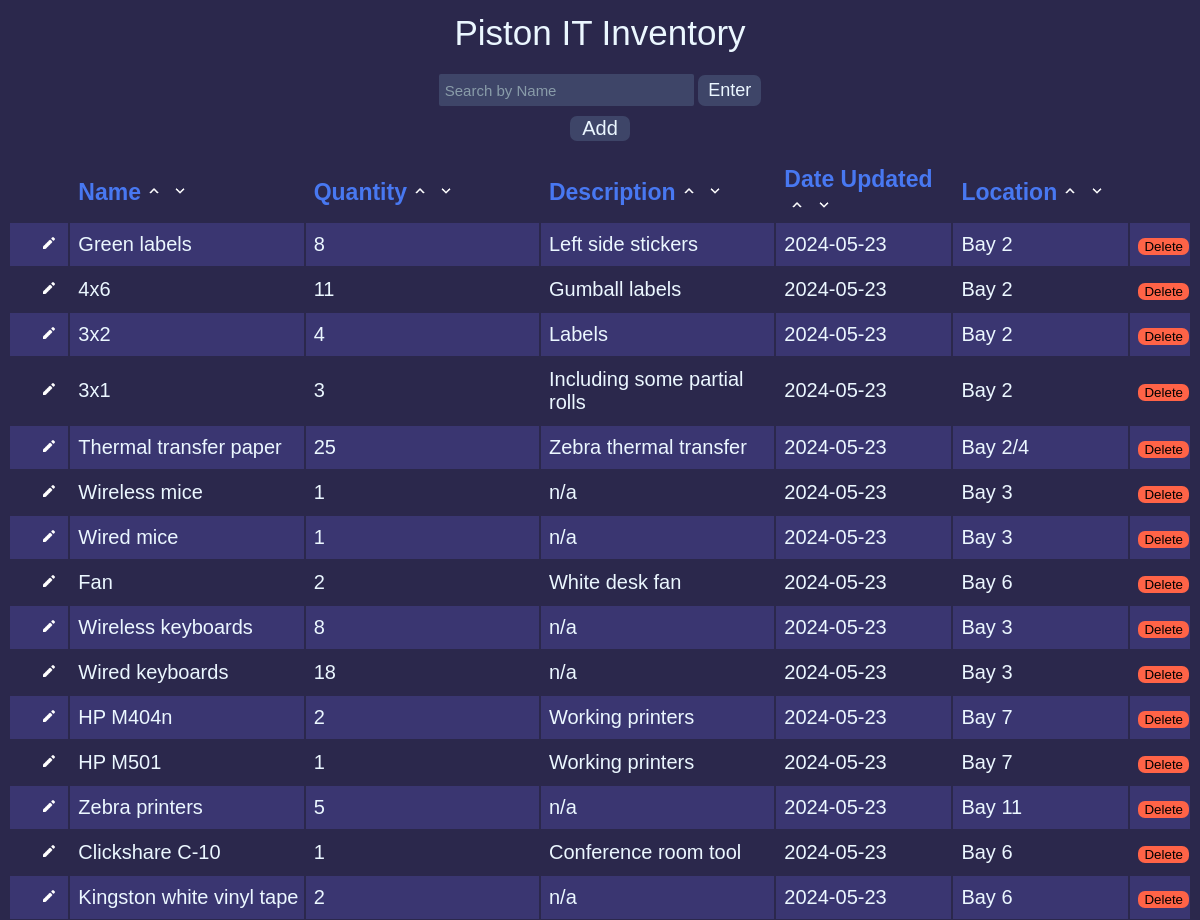
Page /home (upper part) on the earlier database version.
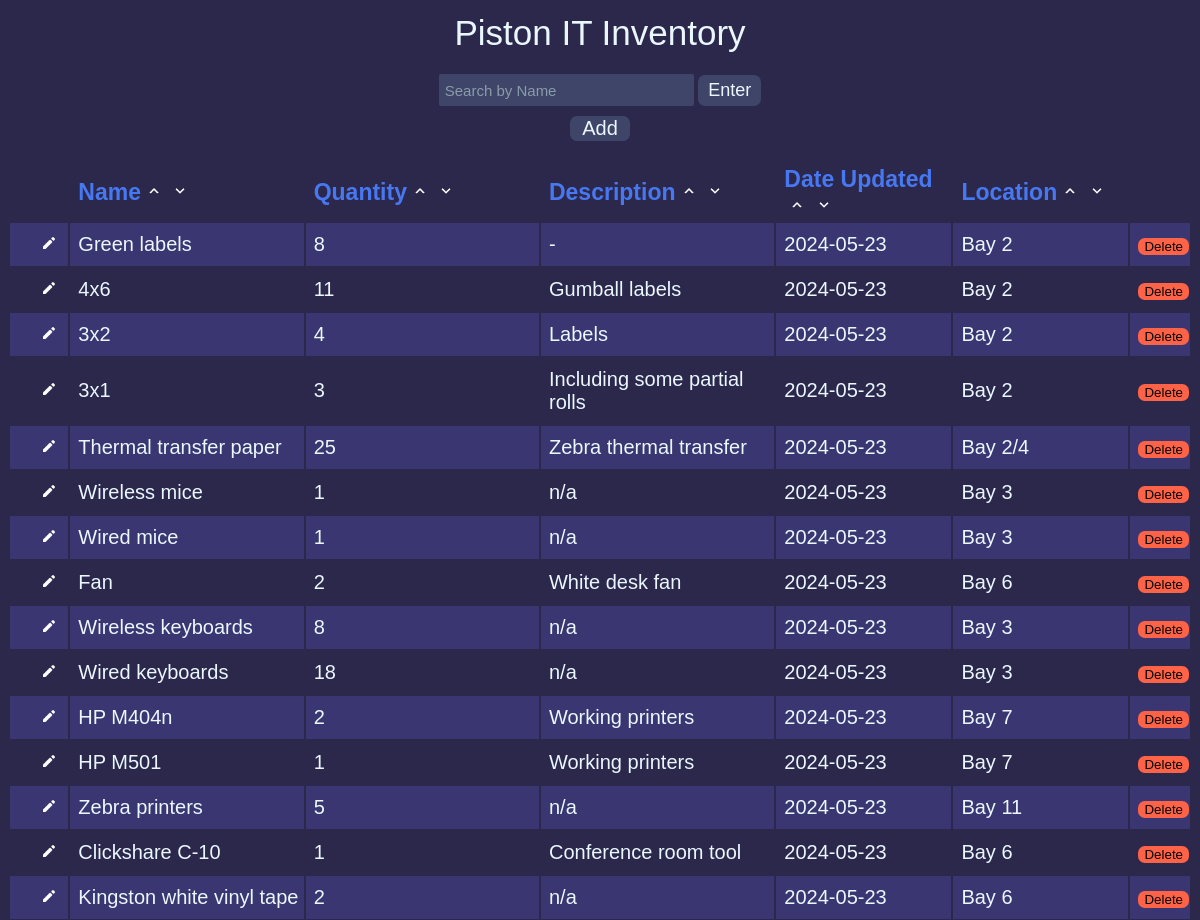
Same page on the later database version.
### tables this page shows
CREATE TABLE item(
    name TEXT NOT NULL PRIMARY KEY,
    quantity INTEGER,
    description TEXT,
    date updated TEXT NOT NULL
    , location TEXT);

### app.py (the view)
@app.route('/home', methods=["GET", "POST"])
def home():
    conn = get_db_connection()
    cursor = conn.cursor()
    if request.method == "POST":
        name = request.form.get("fname")
        data = cursor.execute('SELECT * FROM item WHERE name = ?', (name,)).fetchall()
        return render_template("edit.html", data=data)
    data = cursor.execute('SELECT * FROM item').fetchall()
    conn.close()
    return render_template("index.html", data=data)

### app.py (called while the page is built)
def get_db_connection():
    conn = sqlite3.connect('inventory.db')
    conn.row_factory = sqlite3.Row
    db_func.create_db()
    return conn

### db_func.py (called while the page is built)
def create_db():
    global conn, cursor
    dbName = 'inventory.db'
    try:
        conn = sqlite3.connect(dbName)
        cursor = conn.cursor()
        print("Database created!")
    except Exception as e:
        print("Something bad happened: ", e)
        if conn:
            conn.close()
    create_query = '''CREATE TABLE IF NOT EXISTS item(
    name TEXT NOT NULL PRIMARY KEY,
    quantity INTEGER,
    description TEXT,
    date TEXT NOT NULL
    );
    '''
    create_login = '''CREATE TABLE IF NOT EXISTS login(
        username TEXT NOT NULL PRIMARY KEY,
        password TEXT NOT NULL
        );
        '''
    cursor.execute(create_query)
    cursor.execute(create_login)
    print("Table created!")
    print("Login created!")

### templates/index.html (shortened to what this page needs)
<!DOCTYPE html>
<head>
<link rel="stylesheet" type="text/css" href="static/style.css">
</head>
<html>
    <body>
        <div class="title">
            Piston IT Inventory
        </div>
        <h4>
            <div align="center">
                <form action="{{ url_for("home")}}" method="post">
                <input type="text" id="locate" name="fname" placeholder="Search by Name">
                <button class="enter" type="submit">Enter</button>
                </form>
            </div>
            <div align="center">
                <form action="{{ url_for("add")}}">
                <button class="add" type="submit">Add</button></form>
            </div>
        </h4>
        <div id="table_container">
            <table style="width:100%">
                <tr>
                    <th width="3%" align="left"></th>
                    <th width="19%" align="left">Name<div>
                        <div><form action="{{ url_for("sort_desc")}}" method="post">
                        <button class="arrow" type="submit"><img src="static/up.png" alt=""></button></form></div>
                        <div><form action="{{ url_for("sort_asc")}}" method="post">
                        <button class="arrow" type="submit"><img src="static/down.png" alt=""></button></form></div></div>
                    </th>
                    <th width="19%" align="left">Quantity<div>
                        <div><form action="{{ url_for("sort_desc")}}" method="post">
                        <button class="arrow" type="submit"><img src="static/up.png" alt=""></button></form></div>
                        <div><form action="{{ url_for("sort_asc")}}" method="post">
                        <button class="arrow" type="submit"><img src="static/down.png" alt=""></button></form></div></div>
                    </th>
                    <th width="19%" align="left">Description<div>
                        <div><form action="{{ url_for("sort_desc")}}" method="post">
                        <button class="arrow" type="submit"><img src="static/up.png" alt=""></button></form></div>
                        <div><form action="{{ url_for("sort_asc")}}" method="post">
                        <button class="arrow" type="submit"><img src="static/down.png" alt=""></button></form></div></div>
                    </th>
                    <th width="15%" align="left">Date Updated<div>
                        <div><form action="{{ url_for("sort_desc")}}" method="post">
                        <button class="arrow" type="submit"><img src="static/up.png" alt=""></button></form></div>
                        <div><form action="{{ url_for("sort_asc")}}" method="post">
                        <button class="arrow" type="submit"><img src="static/down.png" alt=""></button></form></div></div>
                    </th>
                    <th width="15%" align="left">Location<div>
                        <div><form action="{{ url_for("sort_desc")}}" method="post">
                        <button class="arrow" type="submit"><img src="static/up.png" alt=""></button></form></div>
                        <div><form action="{{ url_for("sort_asc")}}" method="post">
                        <button class="arrow" type="submit"><img src="static/down.png" alt=""></button></form></div></div>
                    </th>
                </tr>
                {%for item in data%}
                <tr class="data_row">
                    <form action="{{ url_for("edit")}}" method="post">
                    <td width="5%" align="right"><button class="edit" type="submit"><img src="static/edit_icon.png" alt=""></button></td>
                    <form id="name" method="post">
                    <td width="20%"><input type="hidden" name="name" value="{{ item[0] }}">{{ item[0] }}</td></form>
                    <td width="20%">{{ item[1] }}</td>
                    <td width="20%">{{ item[2] }}</td>
                    <td width="15%">{{ item[3] }}</td>
                    <td width="15%">{{ item[4] }}</td></form>
                    <form action="{{ url_for("delete")}}" method="post">
                    <td width="auto" align="left"><button class="delete" type="submit">Delete</button></td></form>
                </tr>
                {%endfor%}
            </table>
        </div>
    </body>
</html>

### static/style.css (style rules this page uses)
body { background-color: #2b284c; font-family: 'Trebuchet MS', 'Lucida Sans Unicode', 'Lucida Grande', 'Lucida Sans', Arial, sans-serif; color: #ebf7ff; }
.title { padding-top: 5px; font-size: 35px; text-align: center; }
#locate { border-radius: 2px; border: none; height: 30px; width: 250px; background-color: #3e4568; color: #ebf7ff; padding-left: 3px; font-size: 15px; font-family: 'Trebuchet MS', 'Lucida Sans Unicode', 'Lucida Grande', 'Lucida Sans', Arial, sans-serif; }
#locate::placeholder { color: #899ca9; padding-left: 3px; font-size: 15px; }
table { font-size: 20px; }
button { background: #3e4568; font-family: 'Trebuchet MS', 'Lucida Sans Unicode', 'Lucida Grande', 'Lucida Sans', Arial, sans-serif; cursor: pointer; color: #ebf7ff; border-radius: 7px; box-shadow: none; border: none; }
.add { margin-top: 10px; background-color: #3e4568; height: 25px; width: 60px; font-size: 20px; }
.edit { background-color: transparent; margin-right: 5px; border: none; }
.edit img { height: 15px; width: auto; }
.delete { background-color: tomato; color: black; }
tr th { color: rgb(72, 120, 241); font-size: 23px; padding-left: 8px; }
tr th div { display: inline-block; padding-left: 2px; }
tr:nth-of-type(even) { background-color: #3a3671; }
td { padding-left: 3px; padding-top: 10px; padding-bottom: 10px; padding-left: 8px; }
.arrow { background-color: transparent; padding: 0; margin: 0; }
.arrow img { height: 18px; width: auto; padding: 0; margin: 0; }
.enter { background-color: #3e4568; font-size: 18px; padding: 5px 10px; }

Differences in the rows shown:
changed item "Green labels": description "Left side stickers" → "-"
